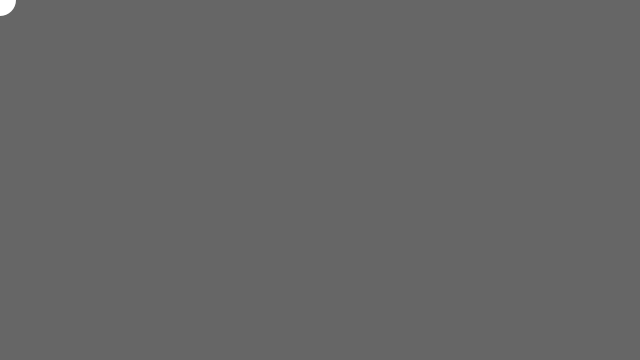
Frame 1 (no input)
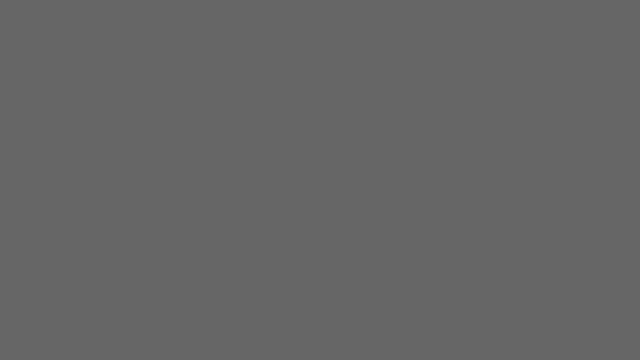
Frame 60 (the mouse pressed at the canvas centre just before this capture)
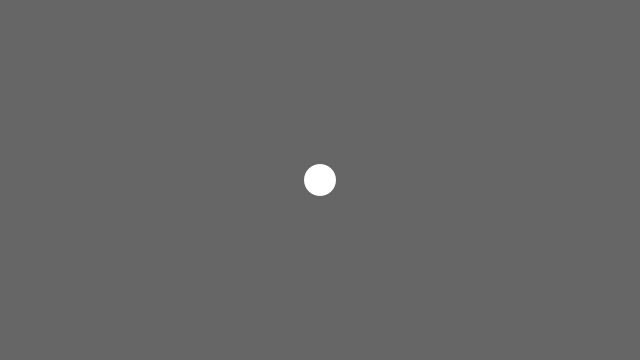
Frame 120 (the mouse held since frame 60 and released just before this capture)

The Processing sketch that drew these frames (run headless with seeded random() and noise(); from frame 60 on, the mouse is pressed at the canvas centre):

// Processing sketch: Bounce
// ── Bounce.pde
/**
 * Bounce. 
 * 
 * When the shape hits the edge of the window, it reverses its direction. 
 */
 
int rad = 60;        // Width of the shape
float xpos, ypos;    // Starting position of shape    

float xspeed = 2.8;  // Speed of the shape
float yspeed = 2.2;  // Speed of the shape

int xdirection = 1;  // Left or Right
int ydirection = 1;  // Top to Bottom


void setup() 
{
  size(640, 360);
  noStroke();
  frameRate(30);
  ellipseMode(RADIUS);
  // Set the starting position of the shape
  xpos = width/2;
  ypos = height/2;
}

void draw() 
{
  background(102);
  rad = int(xpos*0.05);
  // Update the position of the shape
  xpos = xpos + ( xspeed * xdirection );
  ypos = ypos + ( yspeed * ydirection );
  
  // Test to see if the shape exceeds the boundaries of the screen
  // If it does, reverse its direction by multiplying by -1
  if (xpos > width-rad || xpos < rad) {
    xdirection *= -1;
  }
  if (ypos > height-rad || ypos < rad) {
    ydirection *= -1;
  }

xpos = mouseX;
ypos = mouseY;

  // Draw the shape
  ellipse(xpos, ypos, rad, rad);
}
